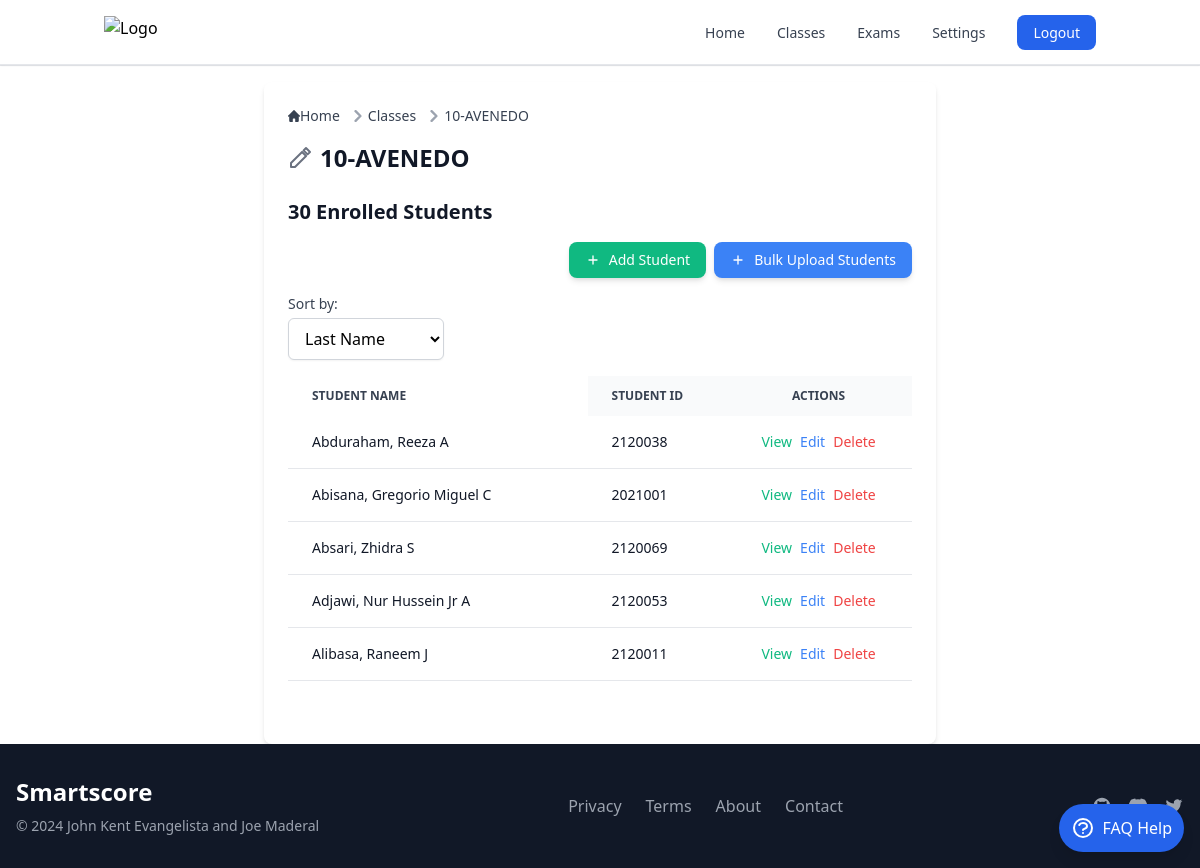
The page /classes/25/ (signed in) on the database its author committed.
### smartscoreapp/models.py (models this page shows, shortened)
class Class(models.Model):
    name = models.CharField(max_length=100)
    description = models.TextField(blank=True)
    user = models.ForeignKey(settings.AUTH_USER_MODEL, on_delete=models.CASCADE)

class Student(models.Model):
    first_name = models.CharField(max_length=50)
    last_name = models.CharField(max_length=50)
    middle_initial = models.CharField(max_length=1, blank=True)
    student_id = models.CharField(max_length=12, blank=True)  # Not unique
    assigned_class = models.ForeignKey(Class, on_delete=models.CASCADE, related_name='students', null=False)
    short_id = models.CharField(max_length=8, editable=False, null=True, blank=True)
    class Meta:
        unique_together = ('first_name', 'last_name', 'middle_initial', 'assigned_class', 'short_id')

### smartscoreapp/views.py (the view)
# urls.py: path('classes/<int:class_id>/', class_detail_view, name='class_detail'),
@login_required
def class_detail_view(request, class_id):
    user_instance = request.user
    class_instance = get_object_or_404(Class, id=class_id)
    if class_instance.user != user_instance:
        raise PermissionDenied("You are not authorized to view this class.")
    sort_by = request.GET.get('sort_by', 'last_name')
    students = Student.objects.filter(assigned_class=class_instance).exclude(assigned_class=None)
    if sort_by == 'first_name':
        students = students.order_by('first_name', 'last_name')
    elif sort_by == 'most_recent':
        students = students.order_by('-id')
    else:
        students = students.order_by('last_name', 'first_name')
    if request.method == 'POST':
        form = StudentForm(request.POST)
        if form.is_valid():
            student = form.save(commit=False)
            student.assigned_class = class_instance
            try:
                student.save()
                messages.success(request, 'Student added successfully!')
                return redirect('class_detail', class_id=class_id)
            except Exception as e:
                messages.error(request, f"Error saving student: {e}")
        else:
            messages.error(request, 'Please correct the errors below.')
    else:
        form = StudentForm()
    context = {
        'class': class_instance,
        'students': students,
        'form': form,
        'sort_by': sort_by,
    }
    return render(request, 'class_detail.html', context)

### smartscoreapp/forms.py (shortened to what this page needs)
class StudentForm(forms.ModelForm):
    class Meta:
        model = Student
        fields = ['first_name', 'last_name', 'middle_initial', 'student_id']
    def __init__(self, *args, **kwargs):
        class_instance = kwargs.pop('assigned_class', None)
        super(StudentForm, self).__init__(*args, **kwargs)
        if class_instance:
            self.instance.assigned_class = class_instance

### templates/classes/class_detail.html (shortened to what this page needs)
{% extends "base.html" %}
{% load static %}
{% block content %}
<div class="max-w-2xl mx-auto p-6 bg-white shadow-md rounded-lg">
<nav class="flex mb-4" aria-label="Breadcrumb">
  <ol class="inline-flex items-center space-x-1 md:space-x-2 rtl:space-x-reverse">
    <li class="inline-flex items-center">
      <a href="{% url 'index' %}" class="inline-flex items-center text-sm font-medium text-gray-700 hover:text-blue-600 dark:text-gray-400 dark:hover:text-white">
        Home
      </a>
    </li>
    <li class="flex items-center">
      <svg class="rtl:rotate-180 w-3 h-3 text-gray-400 mx-1" aria-hidden="true" xmlns="http://www.w3.org/2000/svg" fill="none" viewBox="0 0 6 10">
        <path stroke="currentColor" stroke-linecap="round" stroke-linejoin="round" stroke-width="2" d="m1 9 4-4-4-4"/>
      </svg>
      <a href="{% url 'classes' %}" class="text-sm font-medium text-gray-700 hover:text-blue-600 dark:text-gray-400 dark:hover:text-white">Classes</a>
    </li>
    <li class="flex items-center">
      <svg class="rtl:rotate-180 w-3 h-3 text-gray-400 mx-1" aria-hidden="true" xmlns="http://www.w3.org/2000/svg" fill="none" viewBox="0 0 6 10">
        <path stroke="currentColor" stroke-linecap="round" stroke-linejoin="round" stroke-width="2" d="m1 9 4-4-4-4"/>
      </svg>
      <span class="text-sm font-medium text-gray-700 dark:text-gray-400">{{ class.name }}</span>
    </li>
  </ol>
</nav>
<div class="mb-6 flex items-center">
  <h1 class="text-2xl font-semibold text-gray-900 dark:text-white cursor-pointer" onclick="openUpdateClassModal()">{{ class.name }}</h1>
</div>
<h2 class="text-xl font-semibold text-gray-900 dark:text-white mb-4">
  {{ students.count }} Enrolled Students
</h2>
<div class="mb-4 flex space-x-2 justify-end">
  <button
    data-modal-target="add-student-modal-{{ class.id }}"
    data-modal-toggle="add-student-modal-{{ class.id }}"
    class="flex items-center text-sm text-white bg-green-500 hover:bg-green-600 px-4 py-2 rounded-lg shadow-md transition duration-200 transform hover:scale-105 focus:outline-none focus:ring-2 focus:ring-green-300 focus:ring-opacity-50">
    <svg class="w-4 h-4 mr-2" fill="none" stroke="currentColor" viewBox="0 0 24 24" xmlns="http://www.w3.org/2000/svg">
      <path stroke-linecap="round" stroke-linejoin="round" stroke-width="2" d="M12 6v6m0 0v6m0-6h6m-6 0H6"></path>
    </svg>
    Add Student
  </button>
  <button class="flex items-center text-sm text-white bg-blue-500 hover:bg-blue-600 px-4 py-2 rounded-lg shadow-md transition duration-200 transform hover:scale-105 focus:outline-none focus:ring-2 focus:ring-blue-300 focus:ring-opacity-50" onclick="openBulkUploadModal()">
    <svg class="w-4 h-4 mr-2" fill="none" stroke="currentColor" viewBox="0 0 24 24" xmlns="http://www.w3.org/2000/svg">
      <path stroke-linecap="round" stroke-linejoin="round" stroke-width="2" d="M12 6v6m0 0v6m0-6h6m-6 0H6"></path>
    </svg>
    Bulk Upload Students
  </button>
</div>
<div class="mb-4">
  <label for="sort-by" class="block text-sm font-medium text-gray-700 dark:text-gray-300">Sort by:</label>
  <select id="sort-by" name="sort_by" class="mt-1 block w-1/4 px-3 py-2 border border-gray-300 bg-white dark:bg-gray-700 dark:border-gray-600 rounded-md shadow-sm focus:outline-none focus:ring-blue-500 focus:border-blue-500 dark:text-gray-300"
    onchange="location = this.value;">
    <option value="?sort_by=last_name" {% if sort_by == 'last_name' %}selected{% endif %}>Last Name</option>
  </select>
</div>
<div class="relative overflow-x-auto max-h-80 mb-6">
  <table class="min-w-full text-sm text-left text-gray-500 dark:text-gray-400">
    <thead class="text-xs text-gray-700 uppercase bg-gray-50 dark:bg-gray-700 dark:text-gray-400">
      <tr>
        <th scope="col" class="px-6 py-3 sticky left-0 bg-white dark:bg-gray-800 z-10">
          Student Name
        </th>
        <th scope="col" class="px-6 py-3">Student ID</th>
        <th scope="col" class="px-6 py-3 text-center">Actions</th>
      </tr>
    </thead>
    <tbody>
      {% for student in students %}
      <tr class="bg-white border-b dark:bg-gray-800 dark:border-gray-700">
        <td class="px-6 py-4 font-medium text-gray-900 dark:text-white sticky left-0 bg-white dark:bg-gray-800">
            {{ student.last_name }}, {{ student.first_name }} {{ student.middle_initial }}
        </td>
        <td class="px-6 py-4 text-gray-900 dark:text-white">{{ student.student_id }}</td>
        <td class="px-6 py-4 text-center flex justify-center space-x-2">
            <a href="{% url 'student_test_papers' student.id %}" class="text-green-500 hover:text-green-600 dark:text-green-400 dark:hover:text-green-500">View</a>
            <button class="text-blue-500 hover:text-blue-600 dark:text-blue-400 dark:hover:text-blue-500"
    onclick="openEditModal('{{ student.student_id }}', '{{ student.first_name }}', '{{ student.middle_initial }}', '{{ student.last_name }}', '{{ class.id }}')">Edit</button>
<button
    type="button"
    onclick="openDeleteModal('{{ student.student_id }}', '{{ student.first_name }} {{ student.last_name }}', '{{ class.id }}')"
    class="text-red-500 hover:text-red-600">
    Delete
</button>
        </td>
    </tr>
      {% empty %}
        <tr class="bg-white border-b dark:bg-gray-800 dark:border-gray-700">
          <td colspan="3" class="px-6 py-4 text-center text-gray-500 dark:text-gray-400">No students enrolled yet.</td>
        </tr>
      {% endfor %}
    </tbody>
  </table>
</div>
</div>
</div>
{% endblock %}

### rows shown on the page
Class: name "10-AVENEDO"
Student: last_name "Abduraham", first_name "Reeza", middle_initial "A", student_id "2120038"
Student: last_name "Abisana", first_name "Gregorio Miguel", middle_initial "C", student_id "2021001"
Student: last_name "Absari", first_name "Zhidra", middle_initial "S", student_id "2120069"
Student: last_name "Adjawi", first_name "Nur Hussein Jr", middle_initial "A", student_id "2120053"
Student: last_name "Alibasa", first_name "Raneem", middle_initial "J", student_id "2120011"

### other values the page prints
{{ students.count }} "30"
